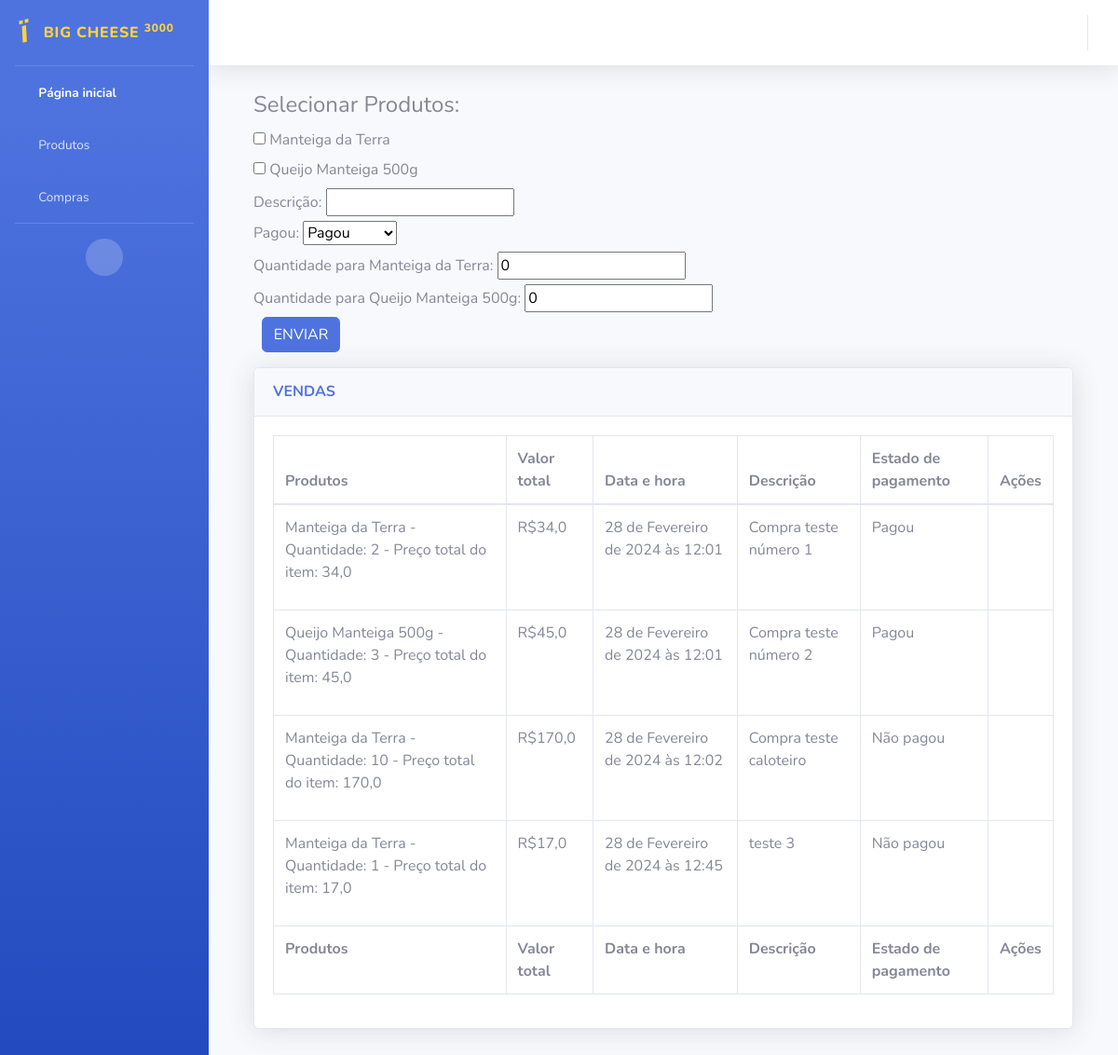
/Vendas/, run on the app's committed database.
### API/models.py (models this page shows, shortened)
class Produtos_Das_Vendas(models.Model):
    pdv_pro = models.ForeignKey(Produto, on_delete=models.CASCADE, verbose_name = "Código do produto")
    pdv_ven = models.ForeignKey(Venda, on_delete = models.CASCADE, verbose_name = "Código da venda")
    pdv_qtd = models.PositiveIntegerField(default = 0, verbose_name = "Quantidade comprada")
    pdv_PrecoTotalItem = models.FloatField(verbose_name = "Valor total do produto", default = 0.00)
    class Meta:
        verbose_name = "Produtos da venda"
        verbose_name_plural = "Produtos das vendas"

class Produto(models.Model):
    pro_desc = models.CharField(max_length = 500, verbose_name = "Descrição do produto")
    pro_preco = models.FloatField(verbose_name = "Preço do produto")
    def __str__(self):
        return self.pro_desc
    class Meta:
        verbose_name_plural = "Produtos"

class Venda(models.Model):
    COMPRA_CHOICES = [
        ('Pagou', 'Pagou'),
        ('Não pagou', 'Não Pagou'),
    ]
    ven_pro = models.ManyToManyField(Produto, through='Produtos_Das_Vendas', verbose_name="Produtos da venda")
    ven_precoTotal = models.FloatField(verbose_name="Preço total")
    ven_DataHora = models.DateTimeField(auto_now_add=True, verbose_name = "Data e hora da compra")
    ven_desc = models.CharField(max_length = 1000, verbose_name = "Descrição da venda")
    ven_pago = models.CharField(choices = COMPRA_CHOICES, verbose_name = "Cliente pagou?", max_length = 10, default = 'Não pagou')
    class Meta:
        ordering = ['ven_DataHora']
        verbose_name_plural = "Vendas"

### API/views.py (the view, shortened to what this page needs)
# urls.py: path('Vendas/', views.cadastrarVenda, name="tabelaVendas"),
def cadastrarVenda(request):
    form = vendaForm(request.POST or None)
    vendas = Venda.objects.all()
    return render(request, 'tabelaVendas.html', {'form': form, 'vendas': vendas})

### API/form.py
class vendaForm(forms.Form):
    COMPRA_CHOICES = [
        ('Pagou', 'Pagou'),
        ('Não pagou', 'Não Pagou'),
    ]
    produtos = forms.ModelMultipleChoiceField(queryset=Produto.objects.all(), label='Selecionar Produtos', widget=forms.CheckboxSelectMultiple)
    descricao = forms.CharField(label='Descrição')
    pagou = forms.ChoiceField(choices=COMPRA_CHOICES)
    def __init__(self, *args, **kwargs):
        super(vendaForm, self).__init__(*args, **kwargs)
        for produto in self.fields['produtos'].queryset:
            quantidade_field_name = f'quantidade_{produto.id}'
            self.fields[quantidade_field_name] = forms.IntegerField(
                min_value=0,
                initial=0,
                label=f'Quantidade para {produto.pro_desc}',
                required=False
            )
    class Meta:
        model = Venda
        fields = ['descricao', 'pagou', 'produtos']

### API/templates/tabelaVendas.html (shortened to what this page needs)
{% load static %}
<!DOCTYPE html>
<html lang="en">
<head>
    <link href="{% static "fontawesome-free/css/all.min.css" %}" rel="stylesheet" type="text/css">
    <link href="{% static "css/sb-admin-2.min.css" %}" rel="stylesheet">
</head>
<body id="page-top">
    <div id="wrapper">
        <ul class="navbar-nav bg-gradient-primary sidebar sidebar-dark accordion" id="accordionSidebar">
            <a class="sidebar-brand d-flex align-items-center justify-content-center" href="{% url 'index' %}" style='color: #FFD43B;'>
                <div class="sidebar-brand-icon rotate-n-15">
                    <i class="fa-solid fa-cheese" style="color: #FFD43B;"></i>
                </div>
                <div class="sidebar-brand-text mx-3">BIG CHEESE <sup>3000</sup></div>
            </a>
            <hr class="sidebar-divider my-0">
            <li class="nav-item active">
                <a class="nav-link" href="{% url 'index' %}">
                    <i class="fas fa-fw fa-tachometer-alt"></i>
                    <span>Página inicial</span></a>
            </li>
            <li class="nav-item">
                    <a class="nav-link" href="{% url 'tabelaProdutos' %}">
                        <i class="fas fa-fw fa-table"></i>
                        <span>Produtos</span></a>
            </li>
            <li class="nav-item">
                    <a class="nav-link" href="{% url 'tabelaVendas' %}">
                        <i class="fas fa-fw fa-table"></i>
                        <span>Compras</span></a>
            </li>
            <hr class="sidebar-divider d-none d-md-block">
            <div class="text-center d-none d-md-inline">
                <button class="rounded-circle border-0" id="sidebarToggle"></button>
            </div>
        </ul>
        <div id="content-wrapper" class="d-flex flex-column">
            <div id="content">
                <nav class="navbar navbar-expand navbar-light bg-white topbar mb-4 static-top shadow">
                    <ul class="navbar-nav ml-auto">
                    </ul>
                </nav>
                <div class="container-fluid">
                    <div class="container-fluid">
                        <form method="POST" class="">
                            <div class="form-group">
                                {{ form }}
                                <input id="enviar" type="submit" value="ENVIAR" class="btn btn-primary" style="margin-left:1%">
                            </div>
                        </form>
                        <div class="card shadow mb-4">
                            <div class="card-header py-3">
                                <h6 class="m-0 font-weight-bold text-primary">VENDAS</h6>
                            </div>
                            <div class="card-body">
                                <div class="table-responsive">
                                    <table class="table table-bordered" id="dataTable" width="100%" cellspacing="0">
                                        <thead>
                                            <tr>
                                                <th>Produtos</th>
                                                <th>Valor total</th>
                                                <th>Data e hora</th>
                                                <th>Descrição</th>
                                                <th>Estado de pagamento</th>
                                                <th>Ações</th>
                                            </tr>
                                        </thead>
                                        <tfoot>
                                            <tr>
                                                <th>Produtos</th>
                                                <th>Valor total</th>
                                                <th>Data e hora</th>
                                                <th>Descrição</th>
                                                <th>Estado de pagamento</th>
                                                <th>Ações</th>
                                            </tr>
                                        </tfoot>
                                        <tbody>
                                            {% for venda in vendas %}
                                            <tr>
                                                <td>
                                                    {% for item in venda.produtos_das_vendas_set.all %}
                                                        <p>{{ item.pdv_pro.pro_desc }} - Quantidade: {{ item.pdv_qtd }} - Preço total do item: {{ item.pdv_PrecoTotalItem }}</p>
                                                    {% endfor %}
                                                </td>
                                                <td>R${{ venda.ven_precoTotal }}</td>
                                                <td>{{ venda.ven_DataHora }}</td>
                                                <td>{{ venda.ven_desc }}</td>
                                                <td>{{ venda.ven_pago }}
                                                <td>
                                                    <a href="{% url 'editarvenda' venda.id %}"><i class="fas fa-edit"></i></a>
                                                    <a href="{% url 'deletarvenda' venda.id %}"><i class="fas fa-trash"></i></a>
                                                </td>
                                            </tr>
                                        {% endfor %}
                                        </tbody>
                                    </table>
                                </div>
                            </div>
                        </div>
                    </div>
                </div>
                </div>
            </div>
        </div>
</body>
</html>

### data on the page
Venda: ven_precoTotal "34,0", ven_DataHora "28 de Fevereiro de 2024 às 12:01", ven_desc "Compra teste número 1", ven_pago "Pagou"
Produtos_Das_Vendas: pdv_pro.pro_desc "Manteiga da Terra", pdv_qtd "2", pdv_PrecoTotalItem "34,0"
Venda: ven_precoTotal "45,0", ven_DataHora "28 de Fevereiro de 2024 às 12:01", ven_desc "Compra teste número 2", ven_pago "Pagou"
Produtos_Das_Vendas: pdv_pro.pro_desc "Queijo Manteiga 500g", pdv_qtd "3", pdv_PrecoTotalItem "45,0"
Venda: ven_precoTotal "170,0", ven_DataHora "28 de Fevereiro de 2024 às 12:02", ven_desc "Compra teste caloteiro", ven_pago "Não pagou"
Produtos_Das_Vendas: pdv_pro.pro_desc "Manteiga da Terra", pdv_qtd "10", pdv_PrecoTotalItem "170,0"
Venda: ven_precoTotal "17,0", ven_DataHora "28 de Fevereiro de 2024 às 12:45", ven_desc "teste 3", ven_pago "Não pagou"
Produtos_Das_Vendas: pdv_pro.pro_desc "Manteiga da Terra", pdv_qtd "1", pdv_PrecoTotalItem "17,0"
